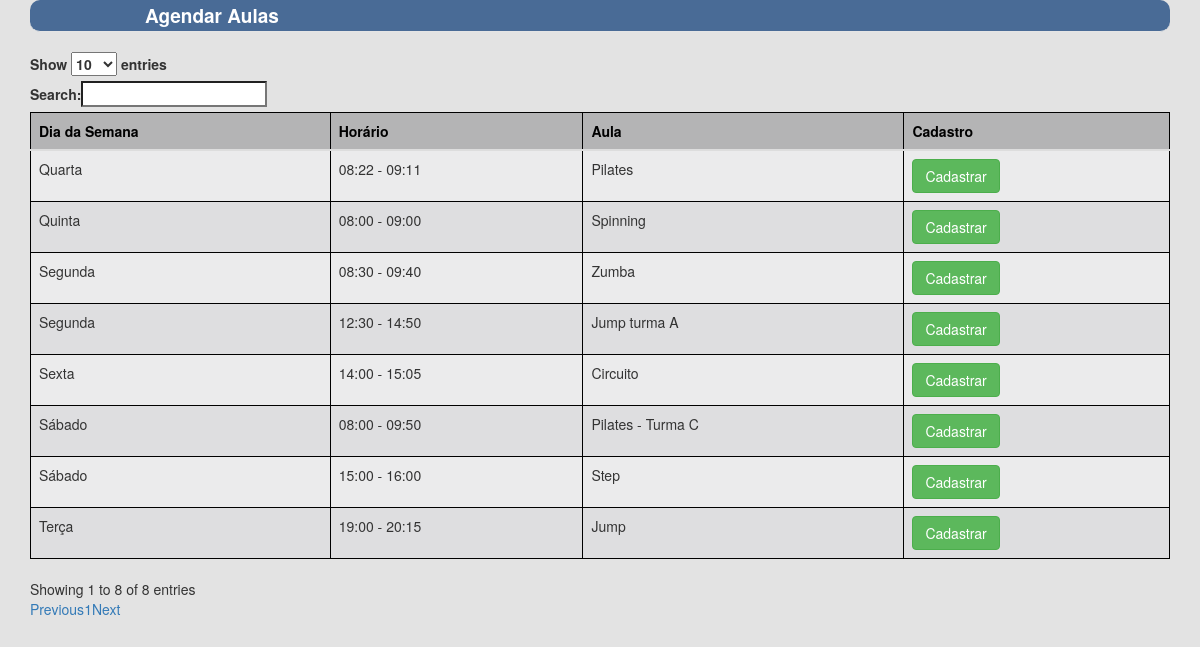
The page /fitnesslife/agendar/agendaminhaaula.php on the database its author committed.
### tables this page shows
CREATE TABLE `tb_agenda_semanal` (
  `id_agenda_semanal` int(4) NOT NULL,
  `dia_da_semana` varchar(15) NOT NULL,
  `horario_inicial` time NOT NULL,
  `horario_final` time NOT NULL,
  `nome_aula` varchar(25) NOT NULL
);

### fitnesslife/dao/agendadao.php (called while the page is built, shortened)
<?php
include_once dirname(__FILE__) . DIRECTORY_SEPARATOR . '../classes/agendaraula.php';
class AgendaDao extends Dao {
    function listar() {
        $pdo = Dao::getInstance();
        $sql = "SELECT `id_agenda_semanal`, `dia_da_semana`, `horario_inicial`, `horario_final`, `nome_aula` FROM `tb_agenda_semanal`";
        $result = $pdo->prepare($sql);
        $result->execute();
        $aulas = array();
        foreach ($result->fetchAll() as $linhaConsulta) {
            $agendaraula = new Agendaraula();
            $agendaraula->setId($linhaConsulta[0]);
            $agendaraula->setDiaSemana($linhaConsulta[1]);
            $hora = $linhaConsulta[2];
            $array = explode(":", $hora);
            $hora = $array[0];
            $min = $array[1];
            $hora2 = $linhaConsulta[3];
            $array2 = explode(":", $hora2);
            $hora2 = $array2[0];
            $min2 = $array2[1];
            $agendaraula->setHorario($hora . ":" . $min . " - " . $hora2 . ":" . $min2);
            $agendaraula->setNomeAula($linhaConsulta[4]);
            $aulas[] = $agendaraula;
        }
        return $aulas;
    }
}

### fitnesslife/classes/agendaraula.php (called while the page is built, shortened)
<?php
class Agendaraula {
    private $id;
    private $diaSemana;
    private $horario;
    private $nomeAula;
    function getId() {
        return $this->id;
    }
    function getDiaSemana() {
        return $this->diaSemana;
    }
    function getHorario() {
        return $this->horario;
    }
    function getNomeAula() {
        return $this->nomeAula;
    }
    function setId($id) {
        $this->id = $id;
    }
    function setDiaSemana($diaSemana) {
        $this->diaSemana = $diaSemana;
    }
    function setHorario($horario) {
        $this->horario = $horario;
    }
    function setNomeAula($nomeAula) {
        $this->nomeAula = $nomeAula;
    }
}
?>

### fitnesslife/dao/agendabusca.php (called while the page is built, shortened)
<?php
include_once dirname(__FILE__) . DIRECTORY_SEPARATOR . '../classes/agendaraula.php';
class AgendaBusca extends Dao {
    public function ncadastro($idaula, $idcpf) {
        $pdo = Dao::getInstance();
        $sql = "SELECT COUNT(1) FROM `tb_agendamento` ag WHERE ag.id_agenda_semanal = ? and ag.id_pessoa_cpf = ?";
        $result = $pdo->prepare($sql);
        $result->execute(array($idaula, $idcpf));
        foreach ($result->fetch() as $linhaConsulta) {
            $numcadastro = $linhaConsulta[0];
        }
        return $numcadastro;
    }
    public function numalunos($idaula) {
        $pdo = Dao::getInstance();
        $sql = "SELECT COUNT(1) FROM `tb_agendamento` ag WHERE ag.id_agenda_semanal = ? ";
        $result = $pdo->prepare($sql);
        $result->execute(array($idaula));
        foreach ($result->fetchAll() as $linhaConsulta) {
            $nalunos = $linhaConsulta[0];
        }
        return $nalunos;
    }
}

### fitnesslife/agendar/agendaminhaaula.php (the view, shortened to what this page needs)
<?php
$idcpf = $_SESSION['id_pessoa_cpf'];
?>
<!DOCTYPE html>
<html>
    <head>
        <link rel="stylesheet" type="text/css" href="//cdn.datatables.net/plug-ins/1.10.7/integration/bootstrap/3/dataTables.bootstrap.css">
        <link rel="stylesheet" type="text/css" href="//maxcdn.bootstrapcdn.com/bootstrap/3.3.2/css/bootstrap.min.css">
    </head>
    <body>
        <div class="container">
            <legend>
                Agendar Aulas
            </legend>
            <div class="table-responsive">
                <table id="tabAulas" class="table table-hover">
                    <thead>
                        <tr>
                            <th>Dia da Semana</th>
                            <th>Horário</th>
                            <th>Aula</th>
                            <th>Cadastro</th>
                        </tr>
                    </thead>
                    <tbody>
                        <?php
                        include_once dirname(__FILE__) . DIRECTORY_SEPARATOR . '../dao/agendadao.php';
                        $agendaDao = new AgendaDao();
                        $aulas = $agendaDao->listar();
                        foreach ($aulas as $agendaraula) {
                            ?>
                            <tr>
                                <td><?php echo $agendaraula->getDiaSemana(); ?></td>
                                <td><?php echo $agendaraula->getHorario(); ?></td>
                                <td><?php echo $agendaraula->getNomeAula(); ?></td>
                                <?php
                                include_once dirname(__FILE__) . DIRECTORY_SEPARATOR . '../dao/agendabusca.php';
                                $agendaBusca = new AgendaBusca();
                                $numcadastro = $agendaBusca->ncadastro($agendaraula->getId(), $idcpf);
                                $numalunos = $agendaBusca->numalunos($agendaraula->getId());
                                if ($numalunos >= 20 && $numcadastro != 1) {
                                    ?>
                                    <td>
                                        <button type="button" class="btn btn-default">Atingiu o limite</button>
                                    </td>
                                    <?php
                                } else {
                                    if ($numcadastro == 1) {
                                        ?>
                                        <td> <a href="javascript:func()" onclick="descadastrar('<?php echo $idcpf; ?>', '<?php echo $agendaraula->getId(); ?>', '<?php echo $agendaraula->getNomeAula(); ?>', '<?php echo $agendaraula->getDiaSemana(); ?>', '<?php echo $agendaraula->getHorario(); ?>')">
                                                <button type="button" class="btn btn-danger">Descadastrar</button>
                                            </a>
                                        </td>
                                        <?php
                                    } else {
                                        ?>
                                        <td> <a href="javascript:func()" onclick="cadastrar('<?php echo $idcpf; ?>', '<?php echo $agendaraula->getId(); ?>', '<?php echo $agendaraula->getNomeAula(); ?>', '<?php echo $agendaraula->getDiaSemana(); ?>', '<?php echo $agendaraula->getHorario(); ?>')">
                                                <button type="button" class="btn btn-success">Cadastrar</button>
                                            </a>
                                        </td>
                                        <?php
                                    }
                                }
                                ?>
                            </tr>
                            <?php
                        }
                        ?>
                    </tbody>
                </table>
            </div>
        </div>
    </body>
</html>

### fitnesslife/agendar/agendaminhaaula.php (style rules this page uses)
body { background-color: #E3E3E3; }
legend { background : #496B96 ; color : #fff ; padding : 2px 115px ; font-size : 19px ; border-radius : 10px ; font-weight: bold; }
table, th, td { border: 1px solid black; border-collapse: collapse; }
th, td { padding: 5px; text-align: left; }
table tr:nth-child(even) { background-color: #DEDEE0; }
table tr:nth-child(odd) { background-color:#EBEBEC; }
table th { background-color: #B4B4B5; color: #000000; }

### rows shown on the page
tb_agenda_semanal: dia_da_semana "Segunda", Horario "08:30 - 09:40", nome_aula "Zumba"
tb_agenda_semanal: dia_da_semana "Terça", Horario "19:00 - 20:15", nome_aula "Jump"
tb_agenda_semanal: dia_da_semana "Segunda", Horario "12:30 - 14:50", nome_aula "Jump turma A"
tb_agenda_semanal: dia_da_semana "Quarta", Horario "08:22 - 09:11", nome_aula "Pilates"
tb_agenda_semanal: dia_da_semana "Sábado", Horario "08:00 - 09:50", nome_aula "Pilates - Turma C"
tb_agenda_semanal: dia_da_semana "Quinta", Horario "08:00 - 09:00", nome_aula "Spinning"
tb_agenda_semanal: dia_da_semana "Sexta", Horario "14:00 - 15:05", nome_aula "Circuito"
tb_agenda_semanal: dia_da_semana "Sábado", Horario "15:00 - 16:00", nome_aula "Step"
